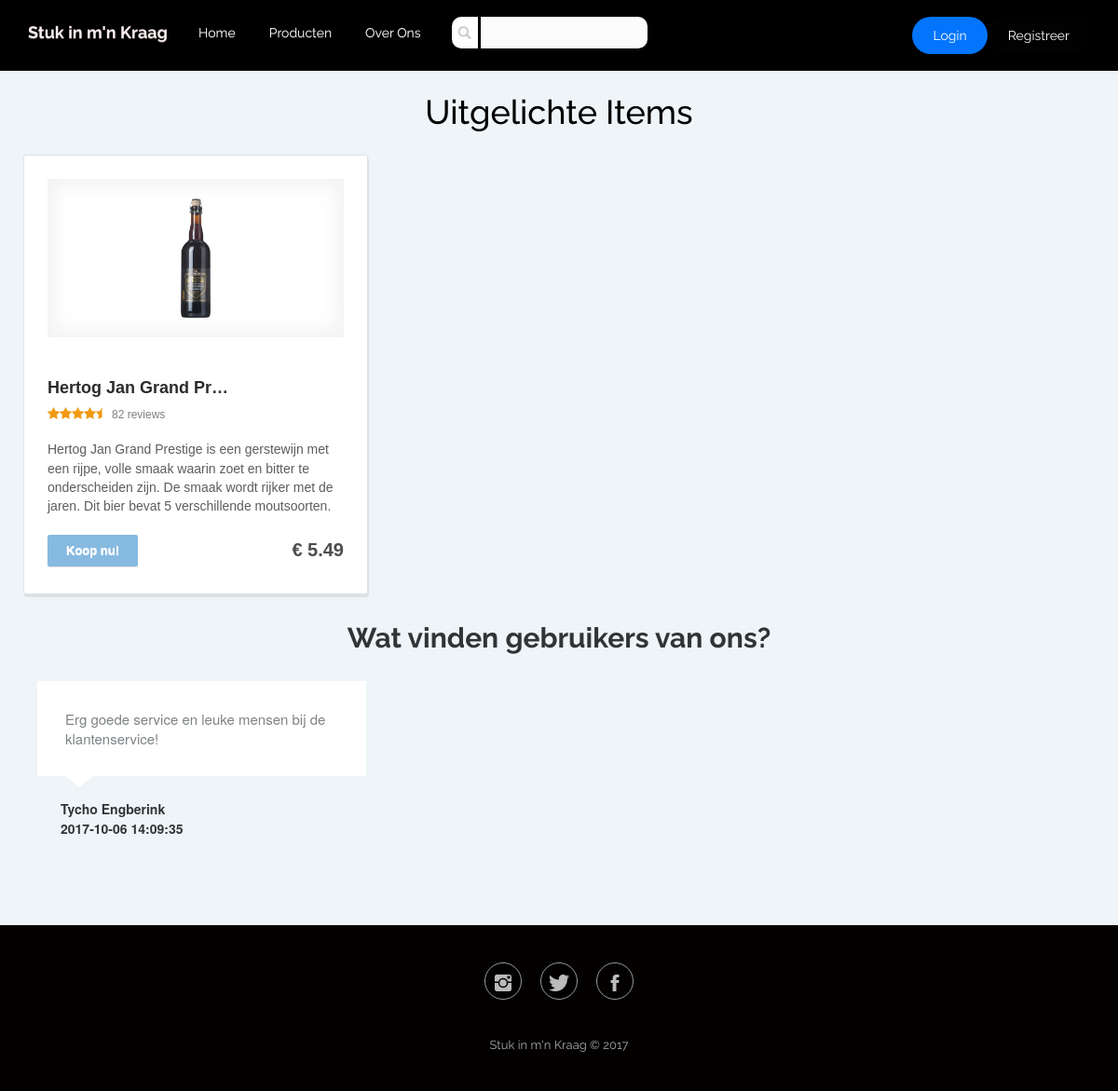
The page / on the database its author committed.
### tables this page shows
CREATE TABLE `HomePaginaItems` (
  `frontpageitem_id` int(10) unsigned NOT NULL,
  PRIMARY KEY (`frontpageitem_id`),
  CONSTRAINT `fk_homepageitemid_productid` FOREIGN KEY (`frontpageitem_id`) REFERENCES `Product` (`product_id`) ON DELETE CASCADE ON UPDATE CASCADE
);

CREATE TABLE `Product` (
  `product_id` int(10) unsigned NOT NULL AUTO_INCREMENT,
  `ProductCategorie_productCategorie_id` int(10) unsigned NOT NULL,
  `online` enum('Y','N') DEFAULT 'Y',
  `naam` varchar(100) DEFAULT NULL,
  `descriptie` varchar(200) NOT NULL,
  `code` varchar(20) DEFAULT NULL,
  `prijs` double(10,2) DEFAULT NULL,
  `image` varchar(50) NOT NULL,
  PRIMARY KEY (`product_id`),
  KEY `fk_Product_ProductCategorie_idx` (`ProductCategorie_productCategorie_id`),
  CONSTRAINT `fk_Product_ProductCategorie` FOREIGN KEY (`ProductCategorie_productCategorie_id`) REFERENCES `ProductCategorie` (`productCategorie_id`) ON DELETE CASCADE ON UPDATE NO ACTION
);

CREATE TABLE `Reviews` (
  `review_id` bigint(20) NOT NULL AUTO_INCREMENT,
  `review_message` varchar(256) NOT NULL,
  `review_time` timestamp NOT NULL DEFAULT CURRENT_TIMESTAMP,
  `klant_id` int(10) unsigned NOT NULL,
  `subject_id` int(10) unsigned NOT NULL,
  PRIMARY KEY (`review_id`),
  KEY `Reviews_Klant_klant_id_fk` (`klant_id`),
  KEY `Reviews_Product_product_id_fk` (`subject_id`),
  CONSTRAINT `Reviews_Klant_klant_id_fk` FOREIGN KEY (`klant_id`) REFERENCES `Klant` (`klant_id`) ON DELETE CASCADE ON UPDATE CASCADE,
  CONSTRAINT `Reviews_Product_product_id_fk` FOREIGN KEY (`subject_id`) REFERENCES `Product` (`product_id`) ON DELETE CASCADE ON UPDATE CASCADE
);

CREATE TABLE `Klant` (
  `klant_id` int(10) unsigned NOT NULL AUTO_INCREMENT,
  `voornaam` varchar(100) DEFAULT NULL,
  `achternaam` varchar(100) DEFAULT NULL,
  `email` varchar(100) DEFAULT NULL,
  `adres` varchar(100) DEFAULT NULL,
  `postcode` varchar(10) DEFAULT NULL,
  `plaats` varchar(100) DEFAULT NULL,
  `land` char(2) DEFAULT NULL,
  `telefoon` varchar(20) DEFAULT NULL,
  `wachtwoord` varchar(150) DEFAULT NULL,
  `account_aangemaakt` timestamp NOT NULL DEFAULT CURRENT_TIMESTAMP,
  `laatste_bestelling` datetime DEFAULT NULL,
  PRIMARY KEY (`klant_id`)
);

### classes/Database.php (called while the page is built, shortened)
<?php
class Database {
  public $connection;
  public function __construct( $hostname, $username, $password, $database ) {
    $this->connection = $this->connect($hostname, $username, $password, $database);
  }
  public function run( $query ) {
    if ( !$result = mysqli_query($this->connection, $query) ) {
      throw new RuntimeException('Query uitvoeren is mislukt: "' . $query . '", omdat ' . mysqli_error($this->connection), 1);
    }
    return $result;
  }
  private function connect( $hostname, $username, $password, $database ) {
    if ( !$this->connection = mysqli_connect($hostname, $username, $password, $database) ) {
      die('Kon geen verbinding maken met database');
    }
    return $this->connection;
  }
  public function select( $query ) {
    $limit_is_1 = preg_match('/limit\s+1$/', trim($query));
    $result = $this->run($query);
    $items = array();
    while ( $item = mysqli_fetch_object($result) ) {
      $items[] = $item;
    }
    return $items;
  }
}

### autoload.php (called while the page is built, shortened)
<?php
$p = new Product("www.tychoengberink.nl", "slijterijuser", "slijterij", "slijterij");
$r = new Review("www.tychoengberink.nl", "slijterijuser", "slijterij", "slijterij");

### classes/Product.php (called while the page is built, shortened)
<?php
class Product extends Database {
  public function getFrontPageProducts(){
    $frontpageproducts = $this->select("SELECT *, P.naam AS 'productnaam' FROM HomePaginaItems HPI INNER JOIN Product P ON P.product_id = HPI.frontpageitem_id INNER JOIN ProductCategorie PC ON PC.productCategorie_id = P.ProductCategorie_productCategorie_id");
    return $frontpageproducts;
  }
}

### classes/Review.php (called while the page is built, shortened)
<?php
class Review extends Database {
  public function getSiteReviews() {
    $reviews = $this->select("SELECT R.review_message, R.review_time, K.voornaam, K.achternaam FROM Reviews R INNER JOIN Klant K ON K.klant_id = R.klant_id WHERE subject_id = 4");
    return $reviews;
  }
}

### index.php (the view, shortened to what this page needs)
<?php
include 'autoload.php';
?>
<!DOCTYPE html>
<html>
<head>
  <link href="assets/css/reset.css" rel="stylesheet" type="text/css">
  <link rel="stylesheet" href="assets/bootstrap/css/bootstrap.min.css">
  <link rel="stylesheet" href="assets/fonts/font-awesome.min.css">
  <link rel="stylesheet" href="assets/fonts/ionicons.min.css">
  <link rel="stylesheet" href="assets/fonts/typicons.min.css">
  <link rel="stylesheet" href="assets/css/Animated-Pretty-Product-List-v121.css">
  <link rel="stylesheet" href="assets/css/Article-Clean.css">
  <link rel="stylesheet" href="assets/css/Footer-Basic.css">
  <link rel="stylesheet" href="assets/css/hmhub-header.css">
  <link rel="stylesheet" href="assets/css/Login-Form-Clean.css">
  <link rel="stylesheet" href="assets/css/Navigation-Menu.css">
  <link rel="stylesheet" href="assets/css/Navigation-with-Search1.css">
  <link rel="stylesheet" href="assets/css/styles.css">
  <link rel="stylesheet" href="assets/css/Testimonials.css">
</head>
<body style="background-color:#eef4f7;">
<div>
  <?php
  include 'components/navigator.php';
  ?>
</div>
<div id="header" style="background-color:#eef4f7;">
  <header>
    <h1 id="headn" style="background-color:#eef4f7;color:rgb(1,1,1);font-family:Raleway, sans-serif;">Uitgelichte
      Items</h1></header>
</div>
<div class="container">
  <div class="row product-list dev">
    <?php
    $resultsfronpageproduct = $p->getFrontPageProducts();
    for ( $i = 0; $i < count($resultsfronpageproduct); $i++ ) {
      echo '<div class="col-md-4 col-sm-6 product-item animation-element slide-top-left">
      <div class="product-container">
        <div class="row">
          <div class="col-md-12">
            <a href="#" class="product-image"><img src= "assets/img/shop/' . $resultsfronpageproduct[$i]->image . '"></a>
          </div>
        </div>
        <div class="row">
          <div class="col-xs-12">
            <h2><a href="#">' . $resultsfronpageproduct[$i]->productnaam . ' </a></h2></div>
        </div>
        <div class="product-rating"><i class="fa fa-star"></i><i class="fa fa-star"></i><i class="fa fa-star"></i><i
            class="fa fa-star"></i><i class="fa fa-star-half"></i><a href="#" class="small-text">82 reviews</a></div>
         <div class="row">
          <div class="col-xs-12">
            <p class="product-description">' . $resultsfronpageproduct[$i]->descriptie . '</p>
            <div class="row">
              <div class="col-xs-6">
                <button class="btn btn-default" type="button">Koop nu!</button>
              </div>
              <div class="col-xs-6">
                <p class="product-price">&euro; ' . $resultsfronpageproduct[$i]->prijs . '</p>
              </div>
            </div>
          </div>
        </div>
      </div>
    </div>';
    }
    ?>
  </div>
</div>
<div class="testimonials-clean" style="background-color:#eef4f7;">
  <div class="container">
    <div class="intro">
      <h2 class="text-center" style="margin:0px;padding:20px;font-family:Raleway, sans-serif;">Wat vinden gebruikers van
        ons?</h2></div>
    <div class="row people" style="padding:10px;">
      <?php
      $resultsreviewssite = $r->getSiteReviews();
      for ( $i = 0; $i < count($resultsreviewssite); $i++ ) {
        echo '
      <div class="col-md-4 col-sm-6 item">
        <div class="box">
          <p class="description">' . $resultsreviewssite[$i]->review_message . '</p>
        </div>
        <div class="author">
          <h5 class="name">' . $resultsreviewssite[$i]->voornaam . ' ' . $resultsreviewssite[$i]->achternaam . '</h5>
           <p class="name">' . $resultsreviewssite[$i]->review_time . '</p>
           </div>
         </div>
       ';
      }
      ?>
    </div>
  </div>
</div>
<div class="footer-basic" style="background-color:rgb(3,0,0);">
  <footer>
    <div class="social">
      <a href="#"><i class="icon ion-social-instagram" style="color:rgb(249,250,252);"></i></a>
      <a href="#"><i class="icon ion-social-twitter" style="color:rgb(249,250,252);"></i></a>
      <a href="#"><i class="icon ion-social-facebook" style="color:rgb(249,250,252);"></i></a>
    </div>
    <p class="copyright" style="font-family:Raleway, sans-serif;">Stuk in m'n Kraag © 2017</p>
  </footer>
</div>
</body>
</html>

### components/navigator.php (shortened to what this page needs)
<nav class="navbar navbar-default navigation-clean-search">
  <div class="container">
    <div class="navbar-header"><a class="navbar-brand navbar-link" href="#"
                                  style="color:rgb(254,238,238);font-family:Raleway, sans-serif;">Stuk in m'n
        Kraag</a>
    </div>
    <div class="collapse navbar-collapse" id="navcol-1">
      <ul class="nav navbar-nav">
        <li role="presentation" style="font-family:Raleway, sans-serif;"><a href="../Slijterij/index.php" style="color:rgb(255,255,255);">Home </a></li>
        <li role="presentation"><a href="../Slijterij/shop.php" style="color:rgb(252,252,252);font-family:Raleway, sans-serif;">Producten </a></li>
        <li role="presentation"><a href="../Slijterij/overons.php" style="color:rgb(252,254,255);font-family:Raleway, sans-serif;">Over Ons</a></li>
      </ul>
      <form class="navbar-form navbar-left" target="_self">
        <div class="form-group">
          <label class="control-label" for="search-field" style="background-color:#fffdfd;padding:7px;"><i
              class="glyphicon glyphicon-search"></i></label>
          <input class="form-control search-field" type="search" name="search" id="search-field"
                 style="padding:5px;background-color:#fcfbfb;">
        </div>
      </form>
      <a class="btn btn-default navbar-btn navbar-right action-button" role="button" href="../Slijterij/register.php"
         style="background-color:rgb(2,2,3);font-family:Raleway, sans-serif;">Registreer </a><a
        class="btn btn-default navbar-btn navbar-right action-button"
        role="button" href="../Slijterij/login.php" style="background-color:rgb(2,117,252);font-family:Raleway, sans-serif;">Login</a>
    </div>
  </div>
</nav>

### assets/css/Footer-Basic.css (style rules this page uses)
.footer-basic { padding:40px 0; background-color:#ffffff; color:#4b4c4d; }
.footer-basic .social { text-align:center; padding-bottom:25px; }
.footer-basic .social > a { font-size:24px; width:40px; height:40px; line-height:40px; display:inline-block; text-align:center; border-radius:50%; border:1px solid #ccc; margin:0 8px; color:inherit; opacity:0.75; }
.footer-basic .copyright { margin-top:15px; text-align:center; font-size:13px; color:#aaa; margin-bottom:0; }

### assets/css/hmhub-header.css (style rules this page uses)
#header { text-align:center; background:black; color:white; font-family:'Raleway'; padding:5px; }
#headn { font-family:'Raleway'; }
.h1, h1 { font-family:cursive; color:lightgrey; background:black; }

### assets/css/Navigation-Menu.css (style rules this page uses)
.navbar-nav > li { list-style-type:none; float:left; padding:0; line-height:50px; height:50px; margin:0; }
.navbar.navbar-default { background:black; }
.navbar-default .navbar-nav > li > a { color:white; }

### assets/css/Navigation-with-Search1.css (style rules this page uses)
.navigation-clean-search { background:#fff; padding-top:10px; padding-bottom:10px; color:#333; border-radius:0; box-shadow:none; border:none; margin-bottom:0; }
.navigation-clean-search .navbar-brand { font-weight:bold; color:inherit; }
.navigation-clean-search .navbar-collapse, .navigation-clean-search .navbar-form { border-top-color:#ddd; }
.navigation-clean-search.navbar .navbar-nav > li > a { padding-left:18px; padding-right:18px; }
.navigation-clean-search.navbar-default .navbar-nav > li > a { color:#465765; }
.navigation-clean-search .action-button, .navigation-clean-button .action-button:active { background:#56c6c6; border-radius:20px; color:#fff !important; box-shadow:none; border:none; text-shadow:none; padding:10px 22px; transition:background-color 0.25s; }
.navigation-clean-search .navbar-form label { color:#ccc; }
.navigation-clean-search .navbar-form .search-field { background:none; border:none; border-bottom:1px solid transparent; border-radius:0; color:#ccc; box-shadow:none; color:inherit; transition:border-bottom-color 0.3s; }

### assets/css/Testimonials.css (style rules this page uses)
.testimonials-clean { color:#313437; background-color:#eef4f7; }
.testimonials-clean p { color:#7d8285; }
.testimonials-clean h2 { font-weight:bold; margin-bottom:40px; padding-top:40px; color:inherit; }
.testimonials-clean .intro { font-size:16px; max-width:500px; margin:0 auto; }
.testimonials-clean .people { padding:50px 0 20px; }
.testimonials-clean .item { margin-bottom:32px; }
@media (min-width:768px) { .testimonials-clean .item { height:220px; } }
.testimonials-clean .item .box { padding:30px; background-color:#fff; position:relative; }
.testimonials-clean .item .box:after { content:''; position:absolute; left:30px; bottom:-24px; width:0; height:0; border:15px solid transparent; border-width:12px 15px; border-top-color:#fff; }
.testimonials-clean .item .author { margin-top:28px; padding-left:25px; }
.testimonials-clean .item .name { font-weight:bold; margin-bottom:2px; color:inherit; }
.testimonials-clean .item .description { font-size:15px; margin-bottom:0; }

### rows shown on the page
homepaginaitems: frontpageitem_id.image (picture), frontpageitem_id.naam "Hertog Jan Grand Pr…", frontpageitem_id.descriptie "Hertog Jan Grand Prestige is een gerstewijn met een rijpe, volle smaak waarin zoet en bitter te onderscheiden zijn. De smaak wordt rijker met de jaren. Dit bier bevat 5 verschillende moutsoorten.", frontpageitem_id.prijs "5.49"
reviews: review_message "Erg goede service en leuke mensen bij de klantenservice!", klant.voornaam "Tycho", klant.achternaam "Engberink", review_time "2017-10-06 14:09:35"
